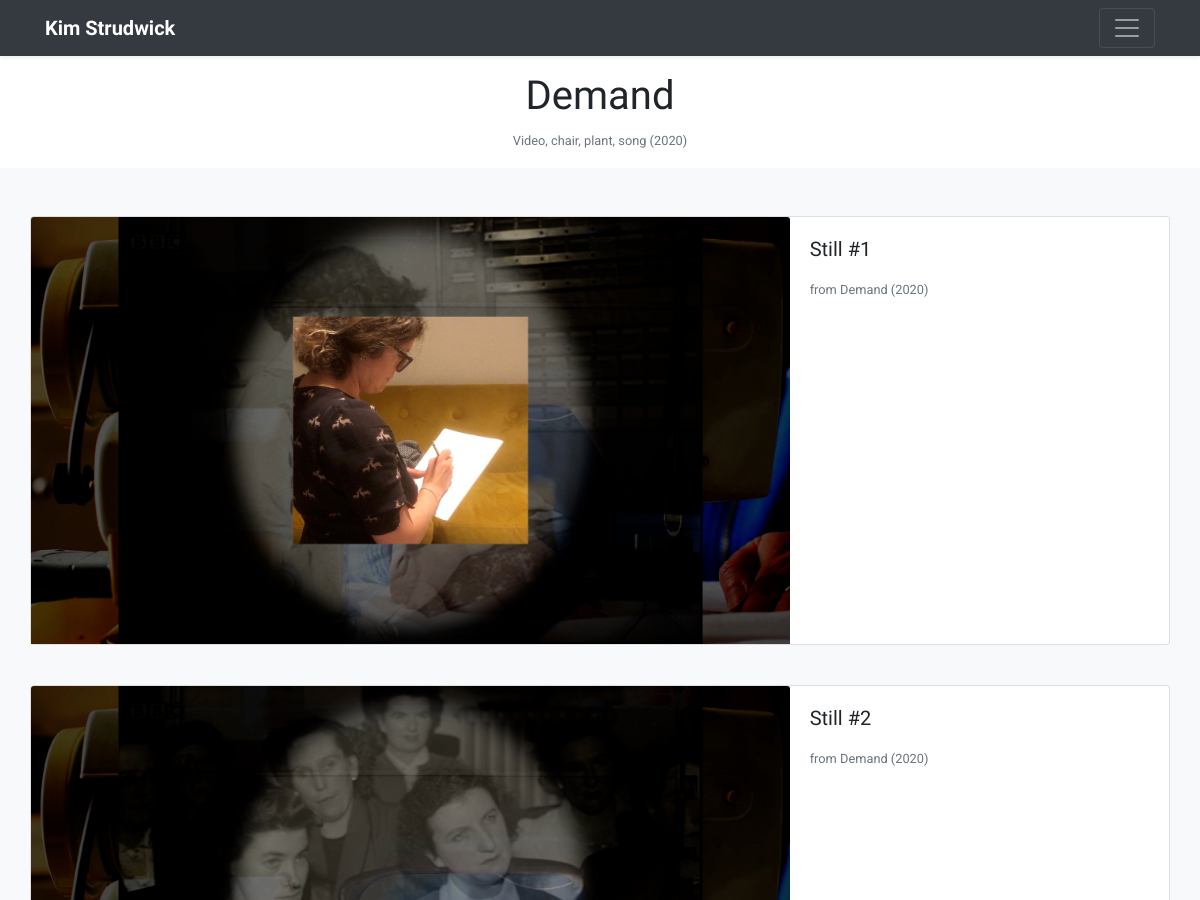
Before: /projects/1 (upper part) with the older database file.
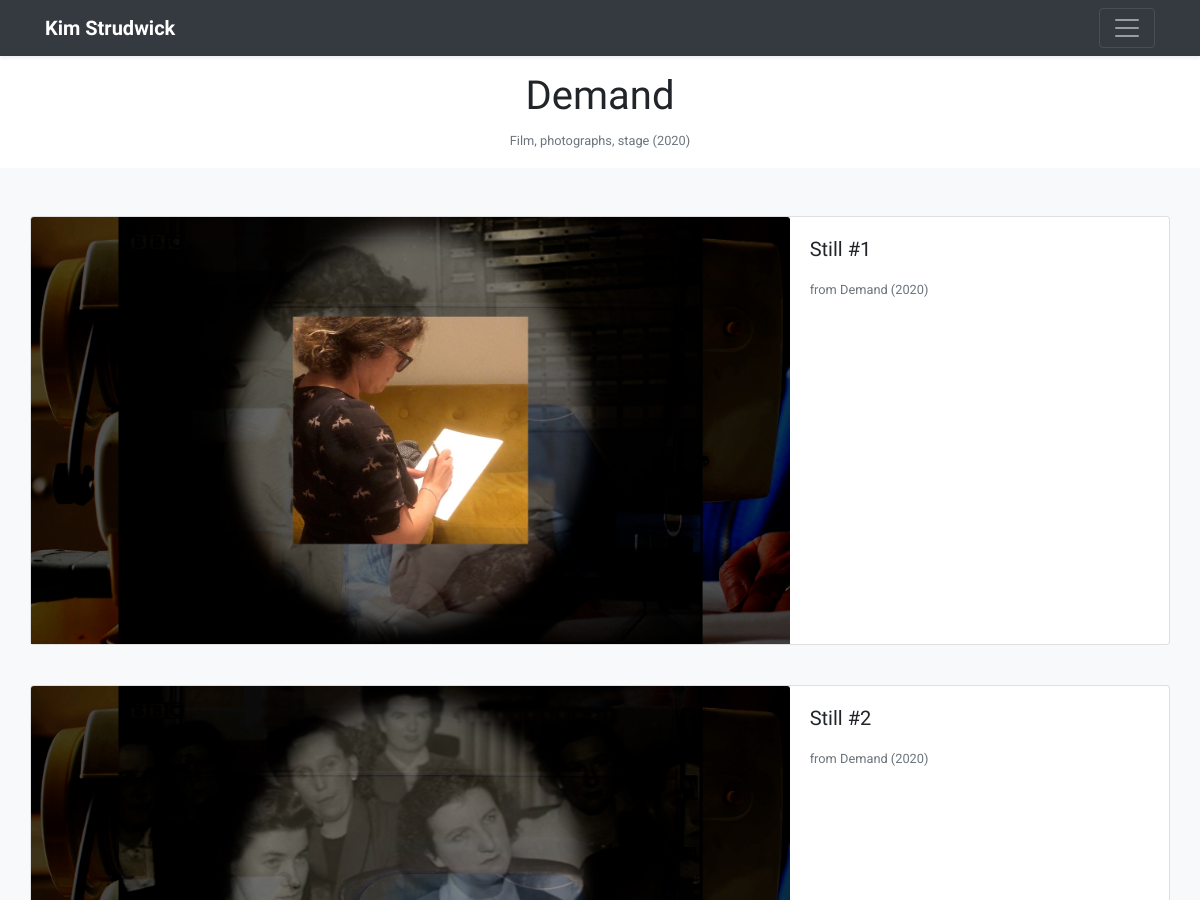
After: the same page with the newer database file.
### frontend/models.py (models this page shows, shortened)
class Project(models.Model):
    title = models.CharField(max_length=60)
    medium = models.CharField(max_length=60)
    date = models.DateField()
    description = MarkdownxField()

### frontend/views.py (the view)
# urls.py: path("projects/<int:project_id>", views.project, name="project"),
def project(request, project_id):
    project = get_object_or_404(Project, pk=project_id)
    return render(
        request, "project.html", {"project": project, "about_text": _get_about_text()}
    )

### frontend/templatetags/project_extras.py (called while the page is built)
@register.filter
def show_markdown(text):
    return markdownify(text)

### frontend/views.py (called while the page is built)
def _get_about_text():
    return Snippet.objects.get(pk="about").text

### frontend/templates/project.html (shortened to what this page needs)
{% extends "base.html" %}
{% load project_extras %}
{% block lead_text %}
<h1>{{ project.title}}</h1>
<small class="text-muted medium-description">{{ project.medium}} ({{project.date|date:"Y"}})</small>
{% endblock %}
{% block content %}
{% for project_image in project.images.all %}
<div class="card mb-3"">
    <div class=" row no-gutters">
    <div class="col-md-8">
        <img src="{{ project_image.upload.url }}" class="card-img-top" alt="{{ project_image.title }}">
    </div>
    <div class="col-md-4">
        <div class="card-body">
            <h5 class="card-title">{{ project_image.title}}</h5>
            <p class="card-text"><small class="text-muted">from {{project_image.project.title}}
                    ({{ project_image.project.date|date:"Y" }})</small></p>
        </div>
    </div>
</div>
</div>
<br>
{% endfor %}
{% endblock %}

Changed rows visible on the page:
changed Project "Demand": medium "Video, chair, plant, song" → "Film, photographs, stage"
